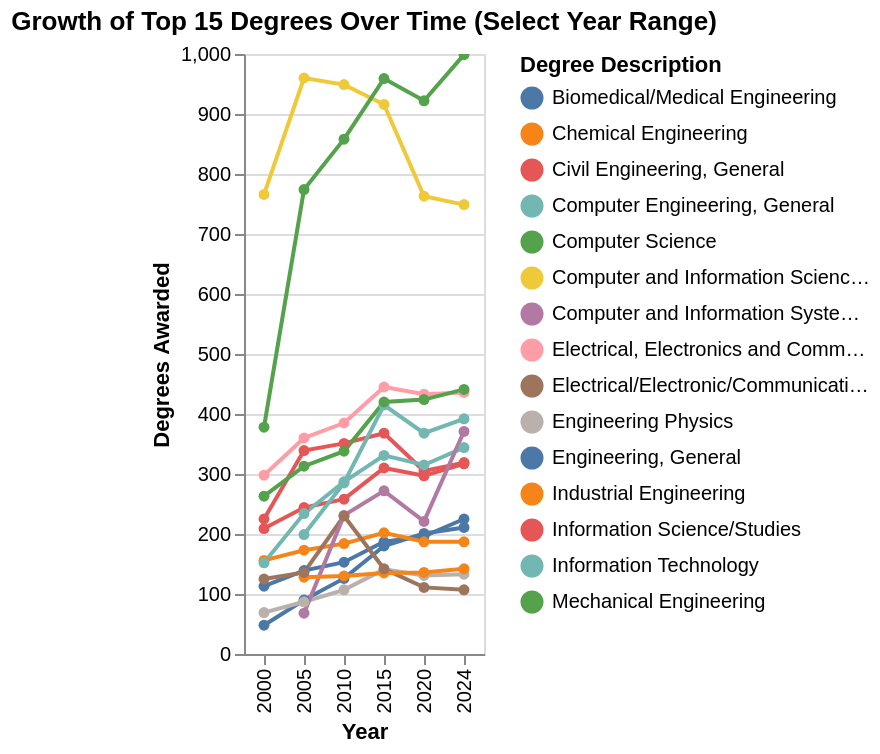

The notebook cell saved with this chart:
### Markdown cell above
**Table 2**

### Code cell
import altair as alt
import pandas as pd

# 1. Aggregate data to count degrees per CIPCODE and Year
#    'merged_data_filtered' contains individual entries for each degree awarded with AWLEVEL == 5
degrees_per_year_cipcode = merged_data_filtered.groupby(['YEAR', 'CIPCODE']).size().reset_index(name='Degrees_Awarded')

# 2. Merge with descriptions to get the 'Description' for each CIPCODE
#    'cip_descriptions_df' is available from previous steps
degrees_growth_data = pd.merge(degrees_per_year_cipcode, cip_descriptions_df, on='CIPCODE', how='left')

# Drop rows where Description might be missing if a CIPCODE from merged_data_filtered wasn't in cip_descriptions_df
degrees_growth_data.dropna(subset=['Description'], inplace=True)

# Calculate total degrees awarded for each description across all years to identify top descriptions
total_degrees_by_description = degrees_growth_data.groupby('Description')['Degrees_Awarded'].sum().reset_index(name='Overall_Total_Degrees')

# Get the top N descriptions based on their overall total degrees
top_n = 15 # You can adjust this number to show more or fewer lines
top_descriptions = total_degrees_by_description.nlargest(top_n, 'Overall_Total_Degrees')['Description'].tolist()

# Filter the data to include only the top descriptions
filtered_degrees_growth_data = degrees_growth_data[degrees_growth_data['Description'].isin(top_descriptions)]

# Create a selection for the descriptions (to act like buttons), allowing multiple selections
legend_selection = alt.selection_point(fields=['Description'], bind='legend', name='description_selection', toggle=True)

# Add an interval selection for the YEAR axis
year_interval_selection = alt.selection_interval(encodings=['x'], name='year_interval')

# Create the line chart
line_chart = alt.Chart(filtered_degrees_growth_data).mark_line(point=True).encode(
    x=alt.X('YEAR:O', axis=alt.Axis(format='d'), title='Year'), # 'O' for ordinal to treat years as discrete categories
    y=alt.Y('Degrees_Awarded:Q', title='Degrees Awarded'),
    color=alt.Color('Description:N', legend=alt.Legend(title="Degree Description")),
    tooltip=['YEAR:O', 'Description:N', 'Degrees_Awarded:Q'],
    opacity=alt.condition(legend_selection, alt.value(1), alt.value(0.2)) # Highlight selected descriptions
).add_params(
    legend_selection,
    year_interval_selection
).transform_filter(
    year_interval_selection # Filter based on the year interval selection
).properties(
    title=f'Growth of Top {top_n} Degrees Over Time (Select Year Range)'
).interactive() # Allows zooming and panning

line_chart

### Figure 1 — Vega specification as saved in the notebook (floating-point values rounded to 4 significant figures)
{"$schema": "https://vega.github.io/schema/vega/v5.json", "data": [{"name": "_server_source_0", "values": [{"YEAR": 2000, "CIPCODE": 11.01, "Degrees_Awarded": 766, "Description": "Computer and Information Sciences, General", "__index_level_0__": 0}, {"YEAR": 2000, "CIPCODE": 11.04, "Degrees_Awarded": 225, "Description": "Information Science/Studies", "__index_level_0__": 3}, {"YEAR": 2000, "CIPCODE": 11.07, "Degrees_Awarded": 378, "Description": "Computer Science", "__index_level_0__": 5}, {"YEAR": 2000, "CIPCODE": 14.01, "Degrees_Awarded": 113, "Description": "Engineering, General", "__index_level_0__": 7}, {"YEAR": 2000, "CIPCODE": 14.05, "Degrees_Awarded": 48, "Description": "Biomedical/Medical Engineering", "__index_level_0__": 11}, {"YEAR": 2000, "CIPCODE": 14.07, "Degrees_Awarded": 156, "Description": "Chemical Engineering", "__index_level_0__": 13}, {"YEAR": 2000, "CIPCODE": 14.08, "Degrees_Awarded": 209, "Description": "Civil Engineering, General", "__index_level_0__": 14}, {"YEAR": 2000, "CIPCODE": 14.09, "Degrees_Awarded": 152, "Description": "Computer Engineering, General", "__index_level_0__": 19}, {"YEAR": 2000, "CIPCODE": 14.1, "Degrees_Awarded": 298, "Description": "Electrical, Electronics and Communications Engineering", "__index_level_0__": 20}, {"YEAR": 2000, "CIPCODE": 14.12, "Degrees_Awarded": 69, "Description": "Engineering Physics", "__index_level_0__": 22}, {"YEAR": 2000, "CIPCODE": 14.19, "Degrees_Awarded": 263, "Description": "Mechanical Engineering", "__index_level_0__": 26}, {"YEAR": 2000, "CIPCODE": 15.03, "Degrees_Awarded": 125, "Description": "Electrical/Electronic/Communications Engr Technology/Technician", "__index_level_0__": 40}, {"YEAR": 2005, "CIPCODE": 11.01, "Degrees_Awarded": 960, "Description": "Computer and Information Sciences, General", "__index_level_0__": 57}, {"YEAR": 2005, "CIPCODE": 11.01, "Degrees_Awarded": 199, "Description": "Information Technology", "__index_level_0__": 58}, {"YEAR": 2005, "CIPCODE": 11.04, "Degrees_Awarded": 339, "Description": "Information Science/Studies", "__index_level_0__": 64}, {"YEAR": 2005, "CIPCODE": 11.07, "Degrees_Awarded": 774, "Description": "Computer Science", "__index_level_0__": 66}, {"YEAR": 2005, "CIPCODE": 11.1, "Degrees_Awarded": 68, "Description": "Computer and Information Systems Security", "__index_level_0__": 74}, {"YEAR": 2005, "CIPCODE": 14.01, "Degrees_Awarded": 139, "Description": "Engineering, General", "__index_level_0__": 78}, {"YEAR": 2005, "CIPCODE": 14.05, "Degrees_Awarded": 90, "Description": "Biomedical/Medical Engineering", "__index_level_0__": 82}, {"YEAR": 2005, "CIPCODE": 14.07, "Degrees_Awarded": 173, "Description": "Chemical Engineering", "__index_level_0__": 84}, {"YEAR": 2005, "CIPCODE": 14.08, "Degrees_Awarded": 244, "Description": "Civil Engineering, General", "__index_level_0__": 85}, {"YEAR": 2005, "CIPCODE": 14.09, "Degrees_Awarded": 234, "Description": "Computer Engineering, General", "__index_level_0__": 91}, {"YEAR": 2005, "CIPCODE": 14.1, "Degrees_Awarded": 360, "Description": "Electrical, Electronics and Communications Engineering", "__index_level_0__": 94}, {"YEAR": 2005, "CIPCODE": 14.12, "Degrees_Awarded": 87, "Description": "Engineering Physics", "__index_level_0__": 96}, {"YEAR": 2005, "CIPCODE": 14.19, "Degrees_Awarded": 313, "Description": "Mechanical Engineering", "__index_level_0__": 100}, {"YEAR": 2005, "CIPCODE": 14.35, "Degrees_Awarded": 128, "Description": "Industrial Engineering", "__index_level_0__": 113}, {"YEAR": 2005, "CIPCODE": 15.03, "Degrees_Awarded": 136, "Description": "Electrical/Electronic/Communications Engr Technology/Technician", "__index_level_0__": 122}, {"YEAR": 2010, "CIPCODE": 11.01, "Degrees_Awarded": 949, "Description": "Computer and Information Sciences, General", "__index_level_0__": 149}, {"YEAR": 2010, "CIPCODE": 11.01, "Degrees_Awarded": 285, "Description": "Information Technology", "__index_level_0__": 151}, {"YEAR": 2010, "CIPCODE": 11.04, "Degrees_Awarded": 351, "Description": "Information Science/Studies", "__index_level_0__": 157}, {"YEAR": 2010, "CIPCODE": 11.07, "Degrees_Awarded": 858, "Description": "Computer Science", "__index_level_0__": 160}, {"YEAR": 2010, "CIPCODE": 11.1, "Degrees_Awarded": 231, "Description": "Computer and Information Systems Security", "__index_level_0__": 168}, {"YEAR": 2010, "CIPCODE": 14.01, "Degrees_Awarded": 153, "Description": "Engineering, General", "__index_level_0__": 172}, {"YEAR": 2010, "CIPCODE": 14.05, "Degrees_Awarded": 126, "Description": "Biomedical/Medical Engineering", "__index_level_0__": 176}, {"YEAR": 2010, "CIPCODE": 14.07, "Degrees_Awarded": 184, "Description": "Chemical Engineering", "__index_level_0__": 178}, {"YEAR": 2010, "CIPCODE": 14.08, "Degrees_Awarded": 258, "Description": "Civil Engineering, General", "__index_level_0__": 179}, {"YEAR": 2010, "CIPCODE": 14.09, "Degrees_Awarded": 287, "Description": "Computer Engineering, General", "__index_level_0__": 183}, {"YEAR": 2010, "CIPCODE": 14.1, "Degrees_Awarded": 385, "Description": "Electrical, Electronics and Communications Engineering", "__index_level_0__": 186}, {"YEAR": 2010, "CIPCODE": 14.12, "Degrees_Awarded": 107, "Description": "Engineering Physics", "__index_level_0__": 188}, {"YEAR": 2010, "CIPCODE": 14.19, "Degrees_Awarded": 338, "Description": "Mechanical Engineering", "__index_level_0__": 192}, {"YEAR": 2010, "CIPCODE": 14.35, "Degrees_Awarded": 130, "Description": "Industrial Engineering", "__index_level_0__": 204}, {"YEAR": 2010, "CIPCODE": 15.03, "Degrees_Awarded": 230, "Description": "Electrical/Electronic/Communications Engr Technology/Technician", "__index_level_0__": 213}, {"YEAR": 2015, "CIPCODE": 11.01, "Degrees_Awarded": 916, "Description": "Computer and Information Sciences, General", "__index_level_0__": 244}, {"YEAR": 2015, "CIPCODE": 11.01, "Degrees_Awarded": 415, "Description": "Information Technology", "__index_level_0__": 245}, {"YEAR": 2015, "CIPCODE": 11.04, "Degrees_Awarded": 368, "Description": "Information Science/Studies", "__index_level_0__": 251}, {"YEAR": 2015, "CIPCODE": 11.07, "Degrees_Awarded": 959, "Description": "Computer Science", "__index_level_0__": 253}, {"YEAR": 2015, "CIPCODE": 11.1, "Degrees_Awarded": 272, "Description": "Computer and Information Systems Security", "__index_level_0__": 261}, {"YEAR": 2015, "CIPCODE": 14.01, "Degrees_Awarded": 187, "Description": "Engineering, General", "__index_level_0__": 265}, {"YEAR": 2015, "CIPCODE": 14.05, "Degrees_Awarded": 180, "Description": "Biomedical/Medical Engineering", "__index_level_0__": 269}, {"YEAR": 2015, "CIPCODE": 14.07, "Degrees_Awarded": 202, "Description": "Chemical Engineering", "__index_level_0__": 271}, {"YEAR": 2015, "CIPCODE": 14.08, "Degrees_Awarded": 310, "Description": "Civil Engineering, General", "__index_level_0__": 272}, {"YEAR": 2015, "CIPCODE": 14.09, "Degrees_Awarded": 331, "Description": "Computer Engineering, General", "__index_level_0__": 277}, {"YEAR": 2015, "CIPCODE": 14.1, "Degrees_Awarded": 445, "Description": "Electrical, Electronics and Communications Engineering", "__index_level_0__": 280}, {"YEAR": 2015, "CIPCODE": 14.12, "Degrees_Awarded": 141, "Description": "Engineering Physics", "__index_level_0__": 282}, {"YEAR": 2015, "CIPCODE": 14.19, "Degrees_Awarded": 420, "Description": "Mechanical Engineering", "__index_level_0__": 286}, {"YEAR": 2015, "CIPCODE": 14.35, "Degrees_Awarded": 135, "Description": "Industrial Engineering", "__index_level_0__": 298}, {"YEAR": 2015, "CIPCODE": 15.03, "Degrees_Awarded": 142, "Description": "Electrical/Electronic/Communications Engr Technology/Technician", "__index_level_0__": 307}, {"YEAR": 2020, "CIPCODE": 11.01, "Degrees_Awarded": 763, "Description": "Computer and Information Sciences, General", "__index_level_0__": 337}, {"YEAR": 2020, "CIPCODE": 11.01, "Degrees_Awarded": 368, "Description": "Information Technology", "__index_level_0__": 339}, {"YEAR": 2020, "CIPCODE": 11.04, "Degrees_Awarded": 305, "Description": "Information Science/Studies", "__index_level_0__": 346}, {"YEAR": 2020, "CIPCODE": 11.07, "Degrees_Awarded": 922, "Description": "Computer Science", "__index_level_0__": 348}, {"YEAR": 2020, "CIPCODE": 11.1, "Degrees_Awarded": 221, "Description": "Computer and Information Systems Security", "__index_level_0__": 356}, {"YEAR": 2020, "CIPCODE": 14.01, "Degrees_Awarded": 196, "Description": "Engineering, General", "__index_level_0__": 360}, {"YEAR": 2020, "CIPCODE": 14.05, "Degrees_Awarded": 201, "Description": "Biomedical/Medical Engineering", "__index_level_0__": 364}, {"YEAR": 2020, "CIPCODE": 14.07, "Degrees_Awarded": 187, "Description": "Chemical Engineering", "__index_level_0__": 366}, {"YEAR": 2020, "CIPCODE": 14.08, "Degrees_Awarded": 297, "Description": "Civil Engineering, General", "__index_level_0__": 367}, {"YEAR": 2020, "CIPCODE": 14.09, "Degrees_Awarded": 315, "Description": "Computer Engineering, General", "__index_level_0__": 372}, {"YEAR": 2020, "CIPCODE": 14.1, "Degrees_Awarded": 433, "Description": "Electrical, Electronics and Communications Engineering", "__index_level_0__": 375}, {"YEAR": 2020, "CIPCODE": 14.12, "Degrees_Awarded": 131, "Description": "Engineering Physics", "__index_level_0__": 377}, {"YEAR": 2020, "CIPCODE": 14.19, "Degrees_Awarded": 424, "Description": "Mechanical Engineering", "__index_level_0__": 381}, {"YEAR": 2020, "CIPCODE": 14.35, "Degrees_Awarded": 136, "Description": "Industrial Engineering", "__index_level_0__": 393}, {"YEAR": 2020, "CIPCODE": 15.03, "Degrees_Awarded": 111, "Description": "Electrical/Electronic/Communications Engr Technology/Technician", "__index_level_0__": 402}, {"YEAR": 2024, "CIPCODE": 11.01, "Degrees_Awarded": 749, "Description": "Computer and Information Sciences, General", "__index_level_0__": 432}, {"YEAR": 2024, "CIPCODE": 11.01, "Degrees_Awarded": 392, "Description": "Information Technology", "__index_level_0__": 434}, {"YEAR": 2024, "CIPCODE": 11.04, "Degrees_Awarded": 319, "Description": "Information Science/Studies", "__index_level_0__": 441}, {"YEAR": 2024, "CIPCODE": 11.07, "Degrees_Awarded": 999, "Description": "Computer Science", "__index_level_0__": 443}, {"YEAR": 2024, "CIPCODE": 11.1, "Degrees_Awarded": 371, "Description": "Computer and Information Systems Security", "__index_level_0__": 451}, {"YEAR": 2024, "CIPCODE": 14.01, "Degrees_Awarded": 225, "Description": "Engineering, General", "__index_level_0__": 455}, {"YEAR": 2024, "CIPCODE": 14.05, "Degrees_Awarded": 211, "Description": "Biomedical/Medical Engineering", "__index_level_0__": 459}, {"YEAR": 2024, "CIPCODE": 14.07, "Degrees_Awarded": 187, "Description": "Chemical Engineering", "__index_level_0__": 461}, {"YEAR": 2024, "CIPCODE": 14.08, "Degrees_Awarded": 317, "Description": "Civil Engineering, General", "__index_level_0__": 462}, {"YEAR": 2024, "CIPCODE": 14.09, "Degrees_Awarded": 344, "Description": "Computer Engineering, General", "__index_level_0__": 467}, {"YEAR": 2024, "CIPCODE": 14.1, "Degrees_Awarded": 436, "Description": "Electrical, Electronics and Communications Engineering", "__index_level_0__": 470}, {"YEAR": 2024, "CIPCODE": 14.12, "Degrees_Awarded": 133, "Description": "Engineering Physics", "__index_level_0__": 472}, {"YEAR": 2024, "CIPCODE": 14.19, "Degrees_Awarded": 441, "Description": "Mechanical Engineering", "__index_level_0__": 476}, {"YEAR": 2024, "CIPCODE": 14.35, "Degrees_Awarded": 142, "Description": "Industrial Engineering", "__index_level_0__": 488}, {"YEAR": 2024, "CIPCODE": 15.03, "Degrees_Awarded": 107, "Description": "Electrical/Electronic/Communications Engr Technology/Technician", "__index_level_0__": 497}]}, {"name": "description_selection_store"}, {"name": "year_interval_store"}, {"name": "param_11_store"}, {"name": "source_0", "source": "_server_source_0", "transform": [{"type": "filter", "expr": "!length(data(\"year_interval_store\")) || vlSelectionTest(\"year_interval_store\", datum)"}]}, {"name": "data_0", "source": "source_0", "transform": [{"type": "filter", "expr": "isValid(datum[\"Degrees_Awarded\"]) && isFinite(+datum[\"Degrees_Awarded\"])"}, {"type": "project", "fields": ["Degrees_Awarded", "Description", "YEAR"]}]}, {"name": "source_0_x_domain_YEAR_0", "source": "source_0", "transform": [{"type": "aggregate", "groupby": ["YEAR"], "fields": [], "ops": [], "as": []}, {"type": "formula", "expr": "datum['YEAR']", "as": "sort_field"}, {"type": "project", "fields": ["YEAR"]}]}, {"name": "data_0_x_domain_YEAR_1", "source": "data_0", "transform": [{"type": "aggregate", "groupby": ["YEAR"], "fields": [], "ops": [], "as": []}, {"type": "formula", "expr": "datum['YEAR']", "as": "sort_field"}, {"type": "project", "fields": ["YEAR"]}]}, {"name": "source_0_color_domain_Description_0", "source": "source_0", "transform": [{"type": "aggregate", "groupby": ["Description"], "fields": [], "ops": [], "as": []}, {"type": "formula", "expr": "datum['Description']", "as": "sort_field"}, {"type": "project", "fields": ["Description"]}]}, {"name": "data_0_color_domain_Description_1", "source": "data_0", "transform": [{"type": "aggregate", "groupby": ["Description"], "fields": [], "ops": [], "as": []}, {"type": "formula", "expr": "datum['Description']", "as": "sort_field"}, {"type": "project", "fields": ["Description"]}]}], "signals": [{"name": "x_step", "value": 20}, {"name": "width", "update": "bandspace(domain('x').length, 1, 0.5) * x_step"}, {"name": "unit", "value": {}, "on": [{"events": "pointermove", "update": "isTuple(group()) ? group() : unit"}]}, {"name": "description_selection_Description_legend", "value": null, "on": [{"events": [{"source": "view", "markname": "Description_legend_symbols", "type": "click"}, {"source": "view", "markname": "Description_legend_labels", "type": "click"}, {"source": "view", "markname": "Description_legend_entries", "type": "click"}], "update": "isDefined(datum.value) ? datum.value : item().items[0].items[0].datum.value", "force": true}, {"events": [{"source": "view", "type": "click"}], "update": "!event.item || !datum ? null : description_selection_Description_legend", "force": true}]}, {"name": "description_selection", "update": "vlSelectionResolve(\"description_selection_store\", \"union\", true, true)"}, {"name": "year_interval", "update": "vlSelectionResolve(\"year_interval_store\", \"union\")"}, {"name": "param_11", "update": "vlSelectionResolve(\"param_11_store\", \"union\")"}, {"name": "description_selection_tuple", "update": "description_selection_Description_legend !== null ? {fields: description_selection_tuple_fields, values: [description_selection_Description_legend]} : null"}, {"name": "description_selection_tuple_fields", "value": [{"type": "E", "field": "Description"}]}, {"name": "description_selection_toggle", "value": false, "on": [{"events": {"merge": [{"source": "view", "type": "click"}]}, "update": "event.shiftKey"}]}, {"name": "description_selection_modify", "on": [{"events": {"signal": "description_selection_tuple"}, "update": "modify(\"description_selection_store\", description_selection_toggle ? null : description_selection_tuple, description_selection_toggle ? null : true, description_selection_toggle ? description_selection_tuple : null)"}]}, {"name": "year_interval_x", "value": [], "on": [{"events": {"source": "scope", "filter": ["!event.item || event.item.mark.name !== \"year_interval_brush\""], "type": "pointerdown"}, "update": "[x(unit), x(unit)]"}, {"events": {"source": "window", "between": [{"source": "scope", "filter": ["!event.item || event.item.mark.name !== \"year_interval_brush\""], "type": "pointerdown"}, {"source": "window", "type": "pointerup"}], "consume": true, "type": "pointermove"}, "update": "[year_interval_x[0], clamp(x(unit), 0, width)]"}, {"events": {"signal": "year_interval_scale_trigger"}, "update": "[0, 0]"}, {"events": [{"source": "view", "type": "dblclick"}], "update": "[0, 0]"}, {"events": {"signal": "year_interval_translate_delta"}, "update": "clampRange(panLinear(year_interval_translate_anchor.extent_x, year_interval_translate_delta.x / span(year_interval_translate_anchor.extent_x)), 0, width)"}, {"events": {"signal": "year_interval_zoom_delta"}, "update": "clampRange(zoomLinear(year_interval_x, year_interval_zoom_anchor.x, year_interval_zoom_delta), 0, width)"}]}, {"name": "year_interval_YEAR", "on": [{"events": {"signal": "year_interval_x"}, "update": "year_interval_x[0] === year_interval_x[1] ? null : invert(\"x\", year_interval_x)"}]}, {"name": "year_interval_scale_trigger", "value": {}, "on": [{"events": [{"scale": "x"}], "update": "(!isArray(year_interval_YEAR) || (invert(\"x\", year_interval_x)[0] === year_interval_YEAR[0] && invert(\"x\", year_interval_x)[1] === year_interval_YEAR[1])) ? year_interval_scale_trigger : {}"}]}, {"name": "year_interval_tuple", "on": [{"events": [{"signal": "year_interval_YEAR"}], "update": "year_interval_YEAR ? {unit: \"layer_0\", fields: year_interval_tuple_fields, values: [year_interval_YEAR]} : null"}]}, {"name": "year_interval_tuple_fields", "value": [{"field": "YEAR", "channel": "x", "type": "E"}]}, {"name": "year_interval_translate_anchor", "value": {}, "on": [{"events": [{"source": "scope", "markname": "year_interval_brush", "type": "pointerdown"}], "update": "{x: x(unit), y: y(unit), extent_x: slice(year_interval_x)}"}]}, {"name": "year_interval_translate_delta", "value": {}, "on": [{"events": [{"source": "window", "between": [{"source": "scope", "markname": "year_interval_brush", "type": "pointerdown"}, {"source": "window", "type": "pointerup"}], "consume": true, "type": "pointermove"}], "update": "{x: year_interval_translate_anchor.x - x(unit), y: year_interval_translate_anchor.y - y(unit)}"}]}, {"name": "year_interval_zoom_anchor", "on": [{"events": [{"source": "scope", "markname": "year_interval_brush", "consume": true, "type": "wheel"}], "update": "{x: x(unit), y: y(unit)}"}]}, {"name": "year_interval_zoom_delta", "on": [{"events": [{"source": "scope", "markname": "year_interval_brush", "type": "wheel", "consume": true}], "update": "pow(1.001, event.deltaY * pow(16, event.deltaMode))", "force": true}]}, {"name": "year_interval_modify", "on": [{"events": {"signal": "year_interval_tuple"}, "update": "modify(\"year_interval_store\", year_interval_tuple, true)"}]}, {"name": "param_11_YEAR", "on": [{"events": [{"source": "view", "type": "dblclick"}], "update": "null"}, {"events": {"signal": "param_11_translate_delta"}, "update": "panLinear(param_11_translate_anchor.extent_x, -param_11_translate_delta.x / width)"}, {"events": {"signal": "param_11_zoom_delta"}, "update": "zoomLinear(domain(\"x\"), param_11_zoom_anchor.x, param_11_zoom_delta)"}]}, {"name": "param_11_Degrees_Awarded", "on": [{"events": [{"source": "view", "type": "dblclick"}], "update": "null"}, {"events": {"signal": "param_11_translate_delta"}, "update": "panLinear(param_11_translate_anchor.extent_y, param_11_translate_delta.y / height)"}, {"events": {"signal": "param_11_zoom_delta"}, "update": "zoomLinear(domain(\"y\"), param_11_zoom_anchor.y, param_11_zoom_delta)"}]}, {"name": "param_11_tuple", "on": [{"events": [{"signal": "param_11_YEAR || param_11_Degrees_Awarded"}], "update": "param_11_YEAR && param_11_Degrees_Awarded ? {unit: \"layer_0\", fields: param_11_tuple_fields, values: [param_11_YEAR,param_11_Degrees_Awarded]} : null"}]}, {"name": "param_11_tuple_fields", "value": [{"field": "YEAR", "channel": "x", "type": "E"}, {"field": "Degrees_Awarded", "channel": "y", "type": "R"}]}, {"name": "param_11_translate_anchor", "value": {}, "on": [{"events": [{"source": "scope", "type": "pointerdown"}], "update": "{x: x(unit), y: y(unit), extent_x: domain(\"x\"), extent_y: domain(\"y\")}"}]}, {"name": "param_11_translate_delta", "value": {}, "on": [{"events": [{"source": "window", "between": [{"source": "scope", "type": "pointerdown"}, {"source": "window", "type": "pointerup"}], "consume": true, "type": "pointermove"}], "update": "{x: param_11_translate_anchor.x - x(unit), y: param_11_translate_anchor.y - y(unit)}"}]}, {"name": "param_11_zoom_anchor", "on": [{"events": [{"source": "scope", "type": "wheel", "consume": true}], "update": "{x: invert(\"x\", x(unit)), y: invert(\"y\", y(unit))}"}]}, {"name": "param_11_zoom_delta", "on": [{"events": [{"source": "scope", "consume": true, "type": "wheel"}], "update": "pow(1.001, event.deltaY * pow(16, event.deltaMode))", "force": true}]}, {"name": "param_11_modify", "on": [{"events": {"signal": "param_11_tuple"}, "update": "modify(\"param_11_store\", param_11_tuple, true)"}]}], "marks": [{"type": "rect", "name": "year_interval_brush_bg", "encode": {"enter": {"fill": {"value": "#333"}, "fillOpacity": {"value": 0.125}}, "update": {"x": [{"signal": "year_interval_x[0]", "test": "data(\"year_interval_store\").length && data(\"year_interval_store\")[0].unit === \"layer_0\""}, {"value": 0}], "y": [{"value": 0, "test": "data(\"year_interval_store\").length && data(\"year_interval_store\")[0].unit === \"layer_0\""}, {"value": 0}], "x2": [{"signal": "year_interval_x[1]", "test": "data(\"year_interval_store\").length && data(\"year_interval_store\")[0].unit === \"layer_0\""}, {"value": 0}], "y2": [{"field": {"signal": null, "datum": null, "group": "height", "parent": null}, "test": "data(\"year_interval_store\").length && data(\"year_interval_store\")[0].unit === \"layer_0\""}, {"value": 0}]}}, "clip": true}, {"type": "group", "name": "layer_0_pathgroup", "from": {"facet": {"data": "source_0", "name": "faceted_path_layer_0_main", "groupby": ["Description"]}}, "encode": {"update": {"height": {"field": {"signal": null, "datum": null, "group": "height", "parent": null}}, "width": {"field": {"signal": null, "datum": null, "group": "width", "parent": null}}}}, "marks": [{"type": "line", "name": "layer_0_marks", "from": {"data": "faceted_path_layer_0_main"}, "sort": {"field": "x"}, "encode": {"update": {"tooltip": {"signal": "{\"YEAR\": isValid(datum[\"YEAR\"]) ? datum[\"YEAR\"] : \"\"+datum[\"YEAR\"], \"Description\": isValid(datum[\"Description\"]) ? datum[\"Description\"] : \"\"+datum[\"Description\"], \"Degrees_Awarded\": format(datum[\"Degrees_Awarded\"], \"\")}"}, "x": {"field": "YEAR", "scale": "x"}, "defined": {"signal": "isValid(datum[\"Degrees_Awarded\"]) && isFinite(+datum[\"Degrees_Awarded\"])"}, "opacity": [{"value": 1, "test": "!length(data(\"description_selection_store\")) || vlSelectionTest(\"description_selection_store\", datum)"}, {"value": 0.2}], "stroke": {"field": "Description", "scale": "color"}, "y": {"field": "Degrees_Awarded", "scale": "y"}}}, "clip": true, "style": ["line"], "interactive": true}]}, {"type": "symbol", "name": "layer_1_marks", "from": {"data": "data_0"}, "encode": {"update": {"tooltip": {"signal": "{\"YEAR\": isValid(datum[\"YEAR\"]) ? datum[\"YEAR\"] : \"\"+datum[\"YEAR\"], \"Description\": isValid(datum[\"Description\"]) ? datum[\"Description\"] : \"\"+datum[\"Description\"], \"Degrees_Awarded\": format(datum[\"Degrees_Awarded\"], \"\")}"}, "x": {"field": "YEAR", "scale": "x"}, "opacity": [{"value": 1, "test": "!length(data(\"description_selection_store\")) || vlSelectionTest(\"description_selection_store\", datum)"}, {"value": 0.2}], "y": {"field": "Degrees_Awarded", "scale": "y"}, "fill": {"field": "Description", "scale": "color"}}}, "clip": true, "style": ["point"], "interactive": true}, {"type": "rect", "name": "year_interval_brush", "encode": {"enter": {"fill": {"value": "transparent"}, "cursor": {"value": "move"}}, "update": {"x2": [{"signal": "year_interval_x[1]", "test": "data(\"year_interval_store\").length && data(\"year_interval_store\")[0].unit === \"layer_0\""}, {"value": 0}], "stroke": [{"value": "white", "test": "year_interval_x[0] !== year_interval_x[1]"}, {}], "y2": [{"field": {"signal": null, "datum": null, "group": "height", "parent": null}, "test": "data(\"year_interval_store\").length && data(\"year_interval_store\")[0].unit === \"layer_0\""}, {"value": 0}], "x": [{"signal": "year_interval_x[0]", "test": "data(\"year_interval_store\").length && data(\"year_interval_store\")[0].unit === \"layer_0\""}, {"value": 0}], "y": [{"value": 0, "test": "data(\"year_interval_store\").length && data(\"year_interval_store\")[0].unit === \"layer_0\""}, {"value": 0}]}}, "clip": true}], "scales": [{"name": "x", "type": "point", "domain": {"fields": [{"data": "source_0_x_domain_YEAR_0", "field": "YEAR"}, {"data": "data_0_x_domain_YEAR_1", "field": "YEAR"}], "sort": true}, "range": {"step": {"signal": "x_step"}}, "padding": 0.5}, {"name": "y", "type": "linear", "domain": {"fields": [{"data": "source_0", "field": "Degrees_Awarded"}, {"data": "data_0", "field": "Degrees_Awarded"}]}, "range": [{"signal": "height"}, 0], "domainRaw": {"signal": "param_11[\"Degrees_Awarded\"]"}, "nice": true, "zero": true}, {"name": "color", "type": "ordinal", "domain": {"fields": [{"data": "source_0_color_domain_Description_0", "field": "Description"}, {"data": "data_0_color_domain_Description_1", "field": "Description"}], "sort": true}, "range": "category"}], "axes": [{"scale": "y", "zindex": 0, "labels": false, "tickCount": {"signal": "ceil(height/40)"}, "orient": "left", "gridScale": "x", "maxExtent": 0, "domain": false, "ticks": false, "grid": true, "minExtent": 0, "aria": false}, {"scale": "x", "labelAngle": 270, "tickMinStep": 1, "format": "d", "title": "Year", "grid": false, "zindex": 0, "orient": "bottom", "labelBaseline": "middle", "labelAlign": "right"}, {"scale": "y", "grid": false, "zindex": 0, "title": "Degrees Awarded", "labelOverlap": true, "orient": "left", "tickCount": {"signal": "ceil(height/40)"}}], "title": {"text": "Growth of Top 15 Degrees Over Time (Select Year Range)", "frame": "group"}, "height": 300, "background": "white", "style": "cell", "legends": [{"title": "Degree Description", "stroke": "color", "symbolType": "circle", "encode": {"labels": {"name": "Description_legend_labels", "interactive": true, "update": {"opacity": [{"test": "(!length(data(\"description_selection_store\")) || (description_selection[\"Description\"] && indexof(description_selection[\"Description\"], datum.value) >= 0))", "value": 1}, {"value": 0.35}]}}, "symbols": {"name": "Description_legend_symbols", "interactive": true, "update": {"opacity": [{"test": "(!length(data(\"description_selection_store\")) || (description_selection[\"Description\"] && indexof(description_selection[\"Description\"], datum.value) >= 0))", "value": 1}, {"value": 0.35}]}}, "entries": {"name": "Description_legend_entries", "interactive": true, "update": {"fill": {"value": "transparent"}}}}, "fill": "color"}], "padding": 5}
